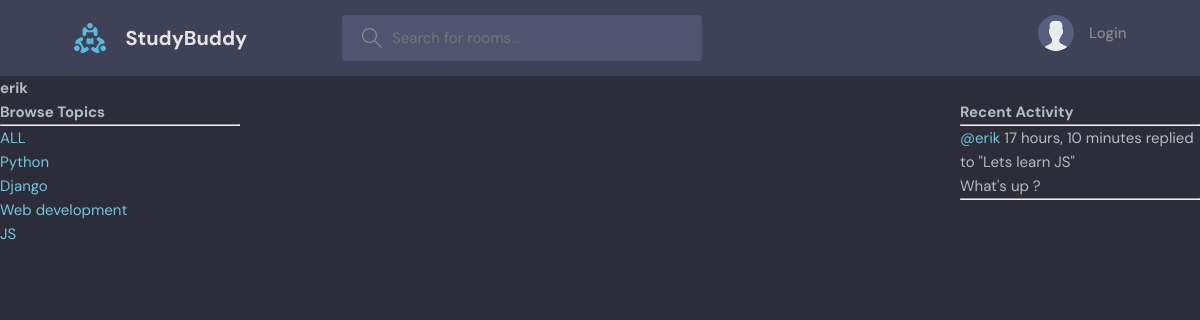
/profile/3/, run on an earlier commit of the app's database.
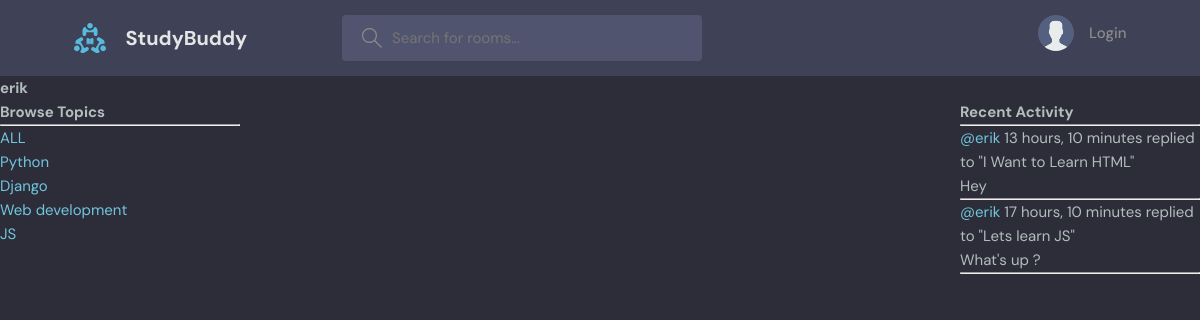
And on a later commit of the database.
### base/models.py (models this page shows, shortened)
class Topic(models.Model):
    name = models.CharField(max_length=200)

class Message(models.Model):
    user = models.ForeignKey(User, on_delete=models.CASCADE)
    room = models.ForeignKey(Room,on_delete=models.CASCADE) # SET_NULL --> If parent is deleted, then it will be set as Null, Cascade --> Delete
    body = models.TextField()
    updated = models.DateTimeField(auto_now=True) #auto_now --> Time stamp at every time we add
    created = models.DateTimeField(auto_now_add=True) #auto_now_add --> Time stamp at the time of creation only
    class Meta:
        ordering = ['-updated', '-created']
    def __str__(self):
        return self.body[0:50]

class Room(models.Model):
    host = models.ForeignKey(User,on_delete=models.SET_NULL, null=True)
    topic = models.ForeignKey(Topic,on_delete=models.SET_NULL, null=True)
    name = models.CharField(max_length=200)
    description = models.TextField(null=True, blank=True)
    participants = models.ManyToManyField(User, related_name='participants', blank=True) # ManyToManyField --> Many users can join a room
    updated = models.DateTimeField(auto_now=True) #auto_now --> Time stamp at every time we add
    created = models.DateTimeField(auto_now_add=True) #auto_now_add --> Time stamp at the time of creation only
    class Meta:
        ordering = ['-updated', '-created']
    def __str__(self):
        return self.name

### base/views.py (the view)
# urls.py: path('profile/<str:pk>/', views.userProfile, name='user-profile'),
def userProfile(request,pk):
    user = User.objects.get(id=pk)
    rooms = user.room_set.all()  # Get all rooms created by the user
    room_messages = user.message_set.all()  # Get all messages created by the user
    topics = Topic.objects.all()
    context = {'user':user, 'rooms':rooms, 'room_messages':room_messages, 'topics':topics}
    return render(request, 'base/profile.html',context)

### base/templates/base/profile.html (shortened to what this page needs)
{% extends 'main.html' %}
{% block content %}
<h1>{{user.username}}</h1>
<div class = "profile-container">
    <div>
        {% include 'base/topics_component.html' %}
    </div>
    <div>
    </div>
    <div>
        {% include 'base/activity_component.html' %}
    </div>
</div>
{% endblock content %}

### base/templates/base/topics_component.html
<h3>Browse Topics</h3>
        <hr>
        <div>
            <a href = "{% url 'home' %}">ALL</a>
        </div>
        {% for topic in topics %}
            <div>
                <a href = "{% url 'home' %}?q={{topic.name}}">{{topic.name}}</a>
            </div>
        {% endfor %}

### base/templates/base/activity_component.html (shortened to what this page needs)
<h3>Recent Activity</h3>
        <hr>
        {% for message in room_messages %}
            <div>
                <small><a href = "{% url 'user-profile' message.user.id %}">@{{message.user}}</a> {{message.created|timesince}}</small>
                <small>replied to "{{message.room}}"</small>
                <p>{{message}}</p>
                <hr>
            </div>
        {% endfor %}

What changed in the data, as far as the page shows it:
added Message: user "erik", created "13 hours, 10 minutes", room "I Want to Learn HTML", body "Hey"
